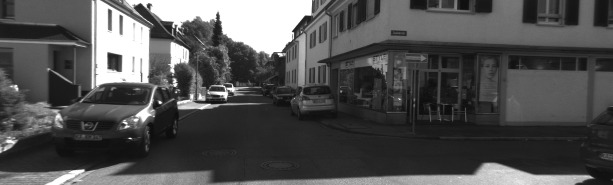
#> input picture pset3/code/inputs/left.jpg, 613 x 185 px
$ python prob5.py
#> lines starting #> are read from the running program, lines starting #| are printed output that depends on the picture
## Default modules imported. Import more if you need to.

import numpy as np


#########################################
### Hamming distance computation
### You can call the function hamdist with two
### uint32 bit arrays of the same size. It will
### return another array of the same size with
### the elmenet-wise hamming distance.
hd8bit = np.zeros((256,))
for i in range(256):
    v = i
    for k in range(8):
        hd8bit[i] = hd8bit[i] + v%2
        v=v//2


def hamdist(x,y):
    dist = np.zeros(x.shape)
    g = x^y
    for i in range(4):
        dist = dist + hd8bit[g%256]
        g = g // 256
    return dist
#########################################


## Fill out these functions yourself

# Compute a 5x5 census transform of the grayscale image img.
# Return a uint32 array of the same shape
def census(img):
    W = img.shape[1]
    H = img.shape[0]
    c = np.zeros([H, W], dtype=np.uint32)
    for y in range(W):
        for x in range(H):
            cen = 0
            count=0
            for sig_y in range(-2, 3):
                for sig_x in range(-2, 3):
                    if sig_x != 0 or sig_y != 0:
                        if x + sig_x >= H or y + sig_y >= W or x + sig_x < 0 or y + sig_y < 0:
                            bit = 1
                        else:
                            cen <<=1
                            if img[x+sig_x, y+sig_y] < img[x, y]:
                                bit =1
                            else:
                                bit=0
                            cen = cen + bit
            c[x, y]=cen
    return c


# Given left and right image and max disparity D_max, return a disparity map
# based on matching with  hamming distance of census codes. Use the census function
# you wrote above.
#
# d[x,y] implies that left[x,y] matched best with right[x-d[x,y],y]. Disparity values
# should be between 0 and D_max (both inclusive).
def smatch(left,right,dmax):
    H, W = left.shape
    d = np.zeros(left.shape)
    census_left = census(left)
    census_right = census(right)
    difer=np.zeros((H,W,dmax+1))
    difer[...]=float('inf')
    difer[...,0]=hamdist(census_left,census_right)
    for i in range(1,dmax+1):
        difer[:,i:,i]=hamdist(census_left[:, i:], census_right[:, :-i])
    d=np.argmin(difer,axis=2)
    return d


########################## Support code below

from skimage.io import imread, imsave
from os.path import normpath as fn # Fixes window/linux path conventions
import matplotlib.cm as cm
import warnings
warnings.filterwarnings('ignore')


left = imread(fn('inputs/left.jpg'))
#> left is the input picture: shape (185, 613); min 6, max 255, mean 80.7
right = imread(fn('inputs/right.jpg'))
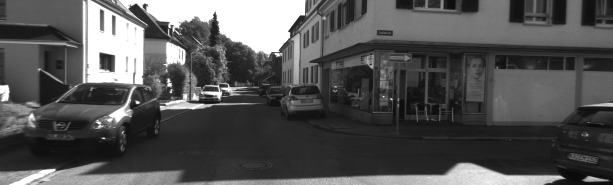
#> input picture pset3/code/inputs/right.jpg, 613 x 185 px
#> right is the input picture: shape (185, 613); min 7, max 255, mean 84.3

d = smatch(left,right,40)
#> after the loop in census, `for y in range(W):`:
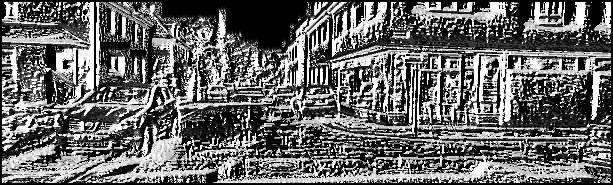
#> c: shape (185, 613) uint32; min 0, max 16777215, mean 6852207.9; drawn with min black and max white
#> after the loop in census (call 2), `for y in range(W):`:
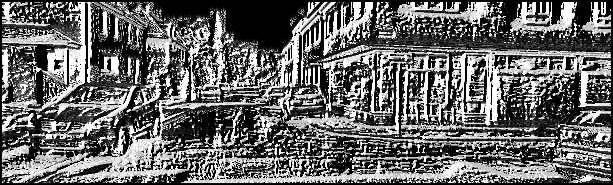
#> c: shape (185, 613) uint32; min 0, max 16777215, mean 6888558.1; drawn with min black and max white
#> after the loop in hamdist, `for i in range(4):`:
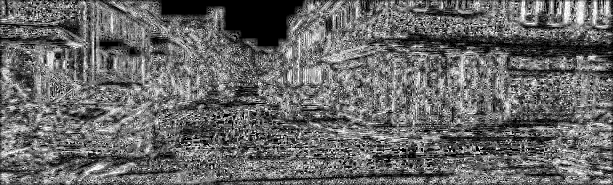
#> dist: shape (185, 613) float64; min 0, max 24, mean 9.8; drawn with min black and max white
#> after the loop in hamdist, `for i in range(4):`: g: shape (185, 613) uint32; every value is 0
#> the loop in smatch, `for i in range(1,dmax+1):` made 40 passes
#> pass 1, in hamdist (call 2), `g = x^y`:
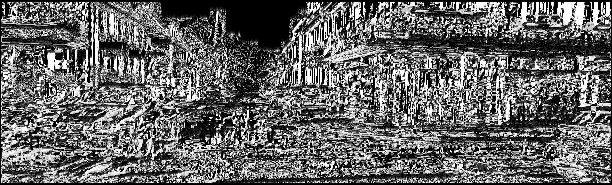
#> g: shape (185, 612) uint32; min 0, max 16777215, mean 6687065.9; drawn with min black and max white
#> in smatch, `d=np.argmin(difer,axis=2)`:
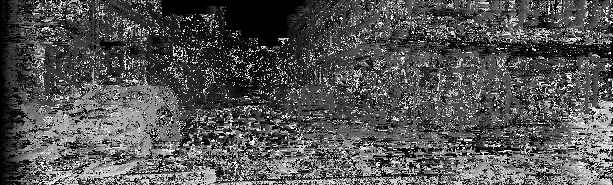
#> d: shape (185, 613) int64; min 0, max 40, mean 13.2; drawn with min black and max white

# Map to color and save
dimg = cm.jet(np.minimum(1,np.float32(d.flatten())/20.))[:,0:3]
dimg = dimg.reshape([d.shape[0],d.shape[1],3])
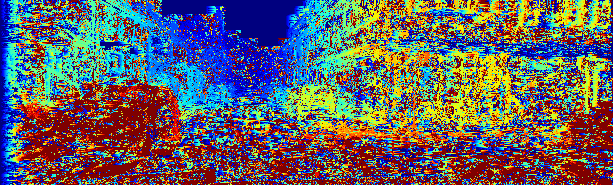
#> dimg: shape (185, 613, 3) float64; mean of channels 0, 1, 2 0.393, 0.382, 0.401; drawn as R, G, B
#> (the run stopped early here; a loop or call above may not have finished)
